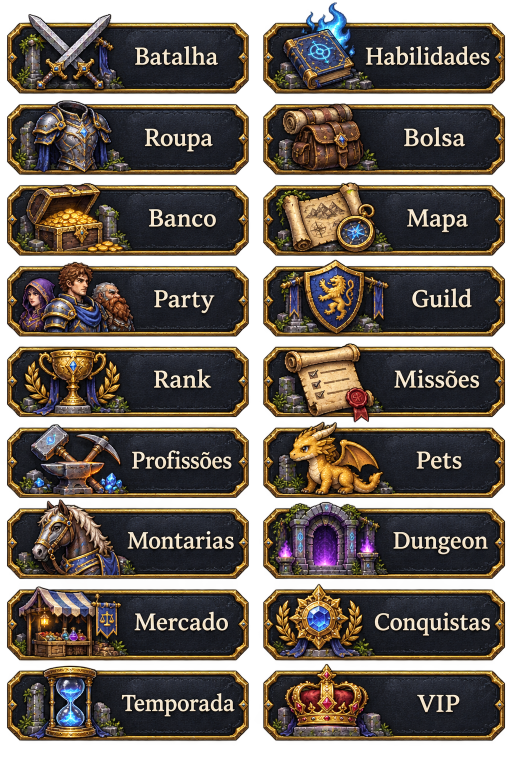
#> input picture tools/menu_tabs/fonte/abas_premium.png, 1024 x 1536 px (shown at 1/2 size)
$ python fit_menu_tabs.py
#> lines starting #> are read from the running program, lines starting #| are printed output that depends on the picture
"""Abas premium do MENU lateral recortadas de tools/menu_tabs/fonte/abas_premium.png (fundo marrom).

2 colunas x 9 linhas, na ordem de UISideMenu.MENU_ITEMS (Batalha, Habilidades, ... VIP).
Fundo removido com rembg (isnet-general-use) por celula, mantendo as pecas grandes (faixa +
icone que sai por cima). Sobrescreve somente assets/ui/menu_tabs/<item>.png (480 px de largura).

uso: python tools/menu_tabs/fit_menu_tabs.py   (raiz do projeto; Pillow, numpy, scipy, rembg)
"""
from pathlib import Path

import numpy as np
from PIL import Image
from scipy import ndimage

ROOT = Path(__file__).resolve().parents[2]
SRC = Path(__file__).resolve().parent / "fonte/abas_premium.png"
OUT = ROOT / "assets/ui/menu_tabs"
ITEMS = ["Batalha", "Habilidades", "Roupa", "Bolsa", "Banco", "Mapa", "Party", "Guild", "Rank",
         "Missoes", "Profissoes", "Pets", "Montarias", "Dungeon", "Mercado", "Conquistas", "Temporada", "VIP"]
WIDTH = 480


def main():
    from rembg import new_session, remove
    img = Image.open(SRC).convert("RGB")
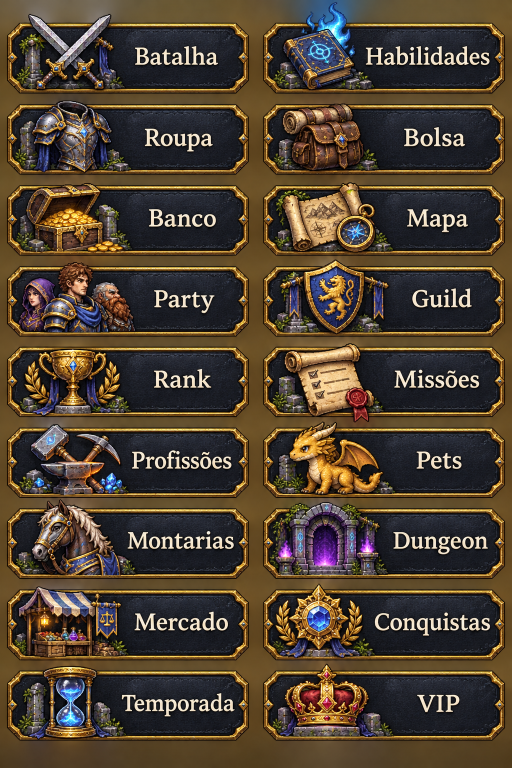
#> img: PIL image 1024x1536 RGB (shown at 1/2 size); mean R, G, B 79.1, 65.3, 49.1
    arr = np.asarray(img).astype(int)
    dark = arr[:, 300:480].mean(axis=(1, 2)) < 70
    runs, start = [], None
    for y, d in enumerate(dark):
        if d and start is None:
            start = y
        if not d and start is not None:
            if y - start > 40:
                runs.append((start, y))
            start = None
#> this loop made 1536 passes
#> d on passes 1 to 12: False, False, False, False, False, False, False, False, False, False, False, False
#> after the loop, runs = [(52, 105), (129, 178), (224, 268), (292, 340), (386, 429), (453, 502), (548, 590), (614, 664), (709, 751), (775, 825), (862, 913), (937, 987), (1023, 1073), (1097, 1148), (1194, 1236), (1261, 1311), (1356, 1399), (1422, 1472)]; start = 1478
    rows = [(runs[i][0], runs[i + 1][1]) for i in range(0, len(runs), 2)]
#> rows = [(52, 178), (224, 340), (386, 502), (548, 664), (709, 825), (862, 987), (1023, 1148), (1194, 1311), (1356, 1472)]
    assert len(rows) == 9, rows
    bounds = [0] + [(rows[i][1] + rows[i + 1][0]) // 2 for i in range(8)] + [img.height]
#> bounds = [0, 201, 363, 525, 686, 843, 1005, 1171, 1333, 1536]
    session = new_session("isnet-general-use")
    OUT.mkdir(parents=True, exist_ok=True)
    for r in range(9):
        for c in range(2):
            box = (c * img.width // 2, bounds[r], (c + 1) * img.width // 2, bounds[r + 1])
            cell = img.crop(box)
            mask = np.asarray(remove(cell, session=session, only_mask=True)).astype(np.uint8)
            # reforco por cor: tudo que nao e o fundo marrom (cor das bordas da celula)
            px = np.asarray(cell).astype(float)
            edge = np.concatenate([px[:3].reshape(-1, 3), px[-3:].reshape(-1, 3), px[:, :3].reshape(-1, 3), px[:, -3:].reshape(-1, 3)])
            bg = np.median(edge, axis=0)
            colour = np.linalg.norm(px - bg, axis=-1) > 48
            colour = ndimage.binary_fill_holes(ndimage.binary_opening(colour, iterations=2))
            mask = np.maximum(mask, np.where(colour, 255, 0).astype(np.uint8))
            solid = mask > 128
            lab, n = ndimage.label(solid)
            if n > 1:
                sizes = ndimage.sum(solid, lab, range(1, n + 1))
                solid = np.isin(lab, [i + 1 for i, sz in enumerate(sizes) if sz >= sizes.max() * 0.05])
            alpha = np.where(ndimage.binary_dilation(solid, iterations=1), mask, 0).astype(np.uint8)
            rgba = cell.convert("RGBA")
            rgba.putalpha(Image.fromarray(alpha))
            rgba = rgba.crop(rgba.getbbox())
            h = round(rgba.height * WIDTH / rgba.width)
            rgba.resize((WIDTH, h), Image.LANCZOS).save(OUT / f"{ITEMS[r * 2 + c]}.png", optimize=True)
    print("abas:", len(ITEMS))


if __name__ == "__main__":
    main()
#> (the call stopped at in main, `session = new_session("isnet-general-use")`: rembg is not available in this run)
